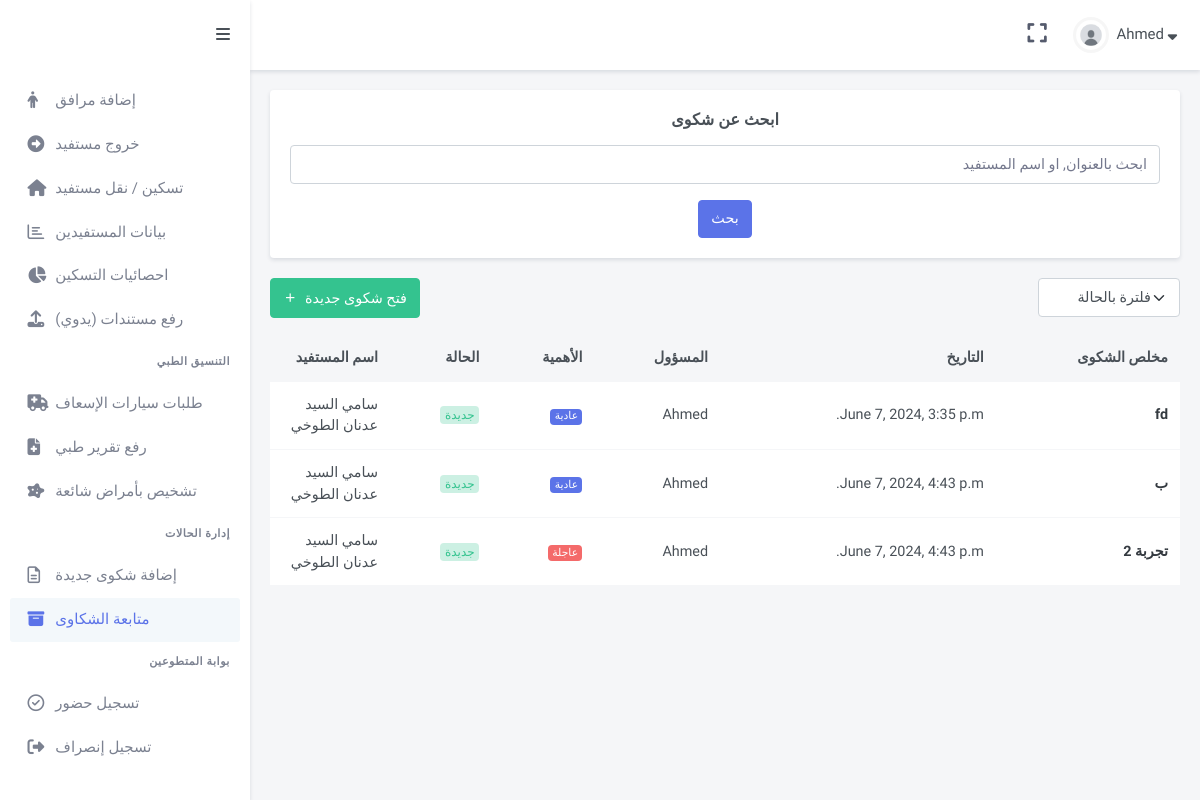
/case_management/cases (signed in), run on the app's committed database.
### case_management/models.py (models this page shows, shortened)
class Tickets(models.Model):
    title = models.CharField(max_length = 32)
    belongsTo = models.ForeignKey(Person, on_delete=models.CASCADE, related_name="PersonTickets")
    status = models.CharField(max_length = 32)
    is_urgent = models.BooleanField(default=False)
    date = models.DateTimeField(auto_now_add=True, blank=True)
    content = models.TextField()
    ticketScannedDocs = models.FileField(upload_to="Tickets", blank=True)
    author = models.ForeignKey(User, on_delete=models.CASCADE, related_name="authorTickets")
    caseResponsible = models.ForeignKey(User, on_delete=models.CASCADE, related_name="responsible")

### GazaResponse/models.py (models this page shows)
class Person(models.Model):
    name = models.CharField(max_length = 64)
    profile_pic = models.ImageField(upload_to="ProfilePics", blank = True)
    birthday = models.DateField(null=True, blank=True)
    theType = models.CharField(max_length = 64)
    gender = models.CharField(max_length = 64, default = 'ذكر')
    idNumber = models.CharField(max_length = 64, blank=True)
    code = models.CharField(max_length = 64, blank=True)
    status = models.CharField(max_length = 64, blank=True)
    phoneNumber = models.CharField(max_length = 64, blank=True)
    isDisabled  = models.BooleanField(default = False)
    hasCancer = models.BooleanField(default = False)
    personGroup = models.ForeignKey(Group, on_delete=models.CASCADE, related_name="relatives")
    pHospital = models.ForeignKey(Hospital, on_delete = models.CASCADE)
    diagnosis = models.TextField(blank = True)
    accommodation  = models.ForeignKey(Apartment, on_delete = models.CASCADE, related_name="residents")
    scannedDocs = models.FileField(upload_to="IDs", blank=True)
    entryDate =  models.DateField(null=True, blank=True)
    hostingStartDate = models.DateField(null=True, blank=True)
    def __str__(self):
        return f'{self.name}'

### case_management/views.py (the view)
# urls.py: path("cases", views.retrieveAllPosts, name="cases"),
@login_required(login_url="/auth")
def retrieveAllPosts(request):
    return render(request, "cases/all_posts.html", {
        "persons": Person.objects.all(),
        "tickets": Tickets.objects.all(),
        "users": User.objects.all()
    })

### case_management/templates/cases/all_posts.html (shortened to what this page needs)
{% extends "gaza/layout.html" %}
{% load static %}
{% block body %}
<div  class="main-content">
    <div class="page-content">
        <div class="container-fluid">
            <div class="row">
                <div class="col-lg-12">
                    <div class="card">
                        <div class="card-body">
                         <h4 class="card-title text-center mb-3">
                          ابحث عن شكوى
                         </h4>
                         <form action="{% url 'case_management:searchPost' %}" method="GET" class="needs-validation" novalidate="">
                          <div class="row">
                           <div class="col-lg-12">
                            <div class="mb-3 ">
                             <div class="d-flex justify-content-center">
                             <input name="query" dir="rtl" class="form-control " id="validationCustom01" placeholder="ابحث بالعنوان, او اسم المستفيد" required="" type="text">
                            </div>
                            </div>
                           </div>
                          </div>
                          <div class="d-flex justify-content-center">
                          <button class="btn btn-primary " type="submit">
                            بحث
                          </button>
                        </div>
                         </form>
                        </div>
                       </div>
                </div>
            </div>
            <div class="row">
                <div class="col-lg-12">
                 <div>
                  <div dir="rtl" class="float-end">
                   <form action="{% url 'case_management:getcases' %}" method="POST"  class="d-inline-flex mb-3">
                    <select name="whichCases" onchange="this.form.submit();" class="form-select" id="order-selectinput">
                        <option selected disabled>فلترة بالحالة</option>
                    </select>
                   </form>
                  </div>
                  <a href="{% url 'case_management:addpost'%} ">
                  <button class="btn btn-success waves-effect waves-light mb-3" type="button">
                   <i class="mdi mdi-plus me-1">
                   </i>
                   فتح شكوى جديدة
                  </button>
                  </a>
                 </div>
                 <div dir="rtl" class="table-responsive mb-4">
                  <table class="table table-centered datatable dt-responsive nowrap table-card-list" style="border-collapse: collapse; border-spacing: 0 12px; width: 100%;">
                   <thead>
                    <tr class="bg-transparent">
                     <th>
                      مخلص الشكوى
                     </th>
                     <th>
                      التاريخ
                     </th>
                     <th>
                      المسؤول
                     </th>
                     <th>
                      الأهمية
                     </th>
                     <th>
                      الحالة
                     </th>
                     <th style="width: 120px;">
                      اسم المستفيد
                     </th>
                    </tr>
                   </thead>
                   <tbody class="table-striped">
                    {% for ticket in tickets %}
                    <tr>
                     <td>
                      <a class="text-dark fw-bold" href="{% url 'case_management:ticket_detail' ticket.id %}">
                       {{ticket.title}}
                      </a>
                     </td>
                     <td>
                      {{ticket.date}}
                     </td>
                     <td>
                      {{ticket.caseResponsible.first_name}}
                     </td>
                     <td>
                        {% if ticket.is_urgent %}
                        <span class="badge bg-danger">
                            عاجلة
                           </span>
                         {% else %}
                         <span class="badge bg-primary">
                            عادية
                           </span>
                         {% endif %}
                     </td>
                     <td>
                        {% if ticket.status == 'New' %}
                      <div class="badge bg-pill bg-soft-success font-size-12">
                       جديدة
                      </div>
                      {% elif ticket.status == 'Ongoing' %}
                      <div class="badge bg-pill bg-soft-warning font-size-12">
                        جارية
                       </div>
                       {% else %}
                       <div class="badge bg-pill bg-soft-dark font-size-12">
                        مغلقة
                       </div>
                      {% endif %}
                     </td>
                     <td>
                        {{ticket.belongsTo}}
                       </td>
                    </tr>
                    {% endfor %}
                   </tbody>
                  </table>
                 </div>
                </div>
               </div>
        </div>
    </div>
</div>
{% endblock %}

### GazaResponse/templates/gaza/layout.html (shortened to what this page needs)
{% load static %}
<!DOCTYPE html>
<html>
    <head>
        <link href = "{% static 'gaza/css/app.min.css'%}" rel="stylesheet">
        <link href = "{% static 'gaza/css/bootstrap.min.css'%}" rel="stylesheet">
        <link href = "{% static 'gaza/css/icons.min.css'%}" rel="stylesheet">
        <link href = "{% static 'gaza/libs/bootstrap-touchspin/jquery.bootstrap-touchspin.min.css'%}" rel="stylesheet">
        <link href = "{% static 'gaza/libs/select2/css/select2.min.css'%}" rel="stylesheet">
        <link rel="stylesheet" href="https://cdn.jsdelivr.net/npm/select2@4.1.0-rc.0/dist/css/select2.min.css">
        <link href = "{% static 'gaza/css/style.css'%}" rel="stylesheet">
    </head>
    <body>
        {% if user.is_authenticated %}
        <header id="page-topbar">
            <div  class="navbar-header">
             <div class="d-flex">
              <div class="dropdown d-none d-lg-inline-block ms-1">
               <button class="btn header-item noti-icon waves-effect" data-bs-toggle="fullscreen" type="button">
                <i class="fas fa-expand">
                </i>
               </button>
              </div>
              <div class="dropdown d-inline-block">
               <button aria-expanded="false" aria-haspopup="true" class="btn header-item waves-effect" data-bs-toggle="dropdown" id="page-header-user-dropdown" type="button">
                <img alt="Header Avatar" class="rounded-circle header-profile-user" src="{% static 'gaza/images/users/avatar-4.jpg'%}">
                <span class="d-none d-xl-inline-block ms-1 fw-medium font-size-15">
                 {{user.first_name}}
                </span>
                <i class="fas fa-sort-down d-none d-xl-inline-block font-size-15">
                </i>
               </button>
              </div>
             </div>
            </div>
           </header>
           <div class="vertical-menu mm-active">
            <button class="btn btn-sm px-3 font-size-16 header-item waves-effect vertical-menu-btn" type="button">
             <i class="fa fa-fw fa-bars">
             </i>
            </button>
            <div class="sidebar-menu-scroll mm-show" data-simplebar="init"><div class="simplebar-wrapper" style="margin: 0px;"><div class="simplebar-height-auto-observer-wrapper"><div class="simplebar-height-auto-observer"></div></div><div class="simplebar-mask"><div class="simplebar-offset" style="right: -20px; bottom: 0px;"><div class="simplebar-content-wrapper" style="height: 100%; padding-right: 20px; padding-bottom: 0px; overflow: hidden scroll;"><div class="simplebar-content" style="padding: 0px;">
             <div id="sidebar-menu" class="mm-active">
              <ul class="metismenu list-unstyled mm-show" id="side-menu">
               <li>
                <a class="waves-effect" href="{% url 'operations:addcasualty' %}">
                </a>
               </li>
               <li>
                <a class="waves-effect" href="{% url 'operations:addperson' %}">
                 <i class="fa fa-male">
                 </i>
                 <span>
                  إضافة مرافق
                 </span>
                </a>
               </li>
               <li>
                <a class="waves-effect" href="{% url 'operations:remove' %}">
                  <i class="fas fa-arrow-alt-circle-right"></i>
                <span>
                  خروج مستفيد
                 </span>
                </a>
               </li>
               <li>
                <a class="waves-effect" href="{% url 'operations:accommodation' %}">
                 <i class="fa fa-home">
                 </i>
                 <span>
                  تسكين / نقل مستفيد
                 </span>
                </a>
               </li>
               <li>
                <a class="waves-effect" href="{% url 'operations:customers' %}">
                 <i class="far fa-chart-bar">
                 </i>
                 <span>
                   بيانات المستفيدين
                 </span>
                </a>
               </li>
               <li>
                <a class="waves-effect" href="{% url 'operations:shelters' %}">
                  <i class="fas fa-chart-pie"></i>
                 <span>
                  احصائيات التسكين
                 </span>
                </a>
               </li>
               <li>
                <a class="waves-effect" href="{% url 'operations:manual_upload_document' %}">
                  <i class="fas fa-upload"></i>
                 <span>
                  رفع مستندات (يدوي)
                 </span>
                </a>
               </li>
               <li class="menu-title text-right">
                التنسيق الطبي
               </li>
               <li>
                <a class="waves-effect" href="{% url 'medical:ambulance'%}">
                  <i class="fas fa-ambulance"></i>
                 <span>
                  طلبات سيارات الإسعاف
                 </span>
                </a>
               </li>
               <li>
                <a class="waves-effect" href="{% url 'operations:medical_upload' %}">
                  <i class="fas fa-file-medical"></i>
                 <span>
                  رفع تقرير طبي
                 </span>
                </a>
               </li>
               <li>
                <a class="waves-effect" href="{% url 'medical:assign_diseases'%}">
                  <i class="fas fa-disease"></i>
                 <span>
                  تشخيص بأمراض شائعة
                </span>
                </a>
               </li>
               <li class="menu-title text-right">
                إدارة الحالات
               </li>
               <li>
                <a class="waves-effect" href="{% url 'case_management:addpost'%}">
                 <i class="far fa-file-alt">
                 </i>
                 <span>
                  إضافة شكوى جديدة
                 </span>
                </a>
               </li>
               <li>
                <a class="waves-effect" href="{% url 'case_management:cases'%}">
                 <i class="fas fa-archive">
                 </i>
                 <span>
                  متابعة الشكاوى
                 </span>
                </a>
               </li>
               <li dir="rtl" class="menu-title text-right">
                بوابة المتطوعين
               </li>
               <li>
                <a class="waves-effect" href="{% url 'volunteers:arrival' %}">
                 <i class="far fa-check-circle">
                 </i>
                 <span>
                  تسجيل حضور
                 </span>
                </a>
               </li>
               <li>
                <a class="waves-effect" href="{% url 'volunteers:check_departure' %}">
                 <i class="fas fa-sign-out-alt">
                 </i>
                 <span>
                  تسجيل إنصراف
                 </span>
                </a>
               </li>
              </ul>
             </div>
            </div></div></div></div><div class="simplebar-placeholder" style="width: auto; height: 957px;"></div></div><div class="simplebar-track simplebar-vertical" style="visibility: visible;"><div class="simplebar-scrollbar" style="height: 926px; transform: translate3d(0px, 0px, 0px); display: block;"></div></div></div>
           </div>
           {% endif %}
      {% block body %}
      {% endblock %}
    </body>
</html>

### GazaResponse/static/gaza/css/style.css (style rules this page uses)
a,h1,h2,h3,h4,h5,h6,p,button,label,div { font-family: "Cairo", sans-serif !important; }
.navbar-header { background: white; }
.text-right { text-align: right !important; }

### data on the page
Tickets: title "fd", date "June 7, 2024, 3:35 p.m.", caseResponsible.first_name "Ahmed", is_urgent "عادية", status "جديدة", belongsTo "سامي السيد عدنان الطوخي"
Tickets: title "ب", date "June 7, 2024, 4:43 p.m.", caseResponsible.first_name "Ahmed", is_urgent "عادية", status "جديدة", belongsTo "سامي السيد عدنان الطوخي"
Tickets: title "تجربة 2", date "June 7, 2024, 4:43 p.m.", caseResponsible.first_name "Ahmed", is_urgent "عاجلة", status "جديدة", belongsTo "سامي السيد عدنان الطوخي"

### other printed values
{{ user.first_name }} "Ahmed"
